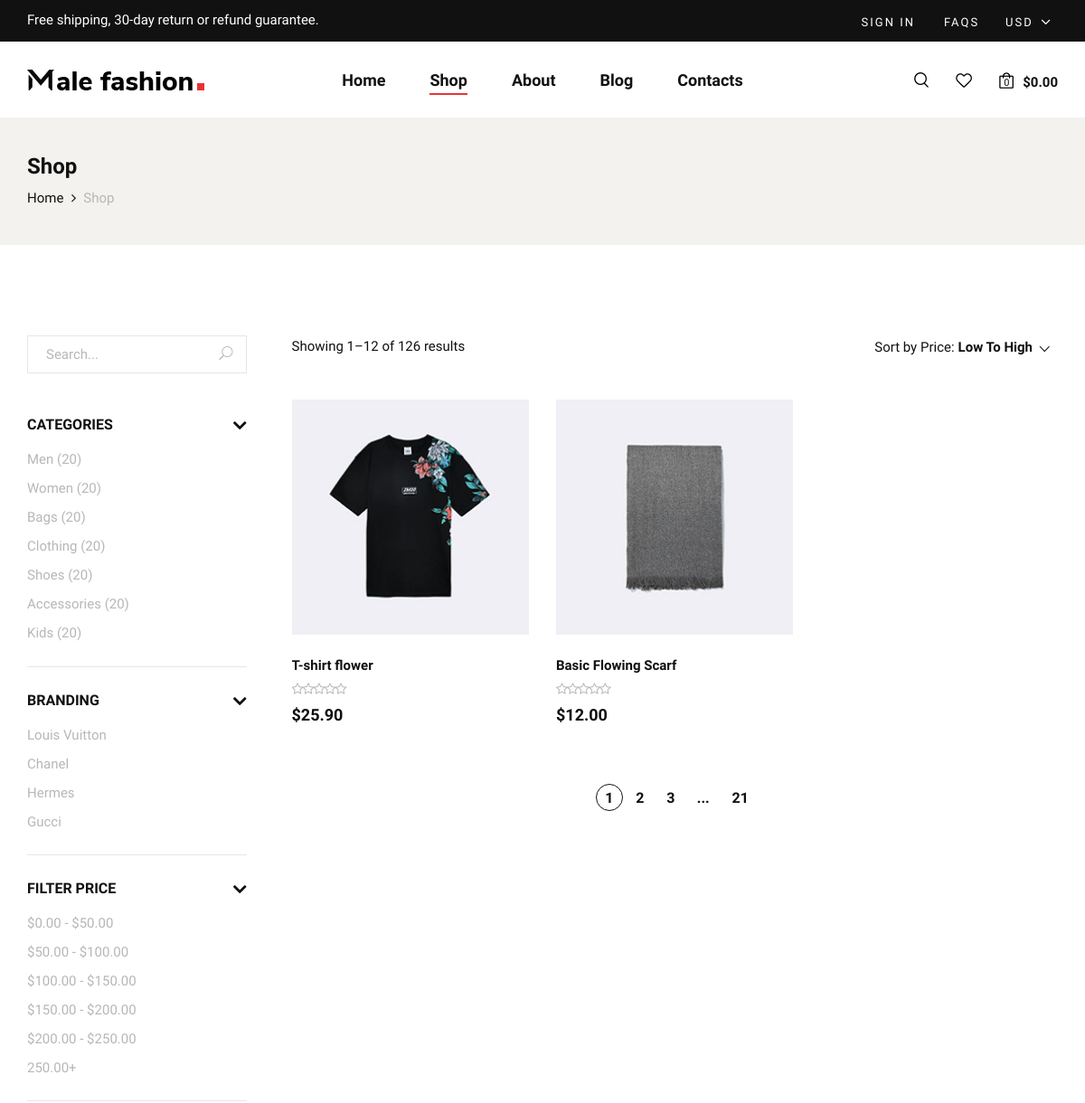
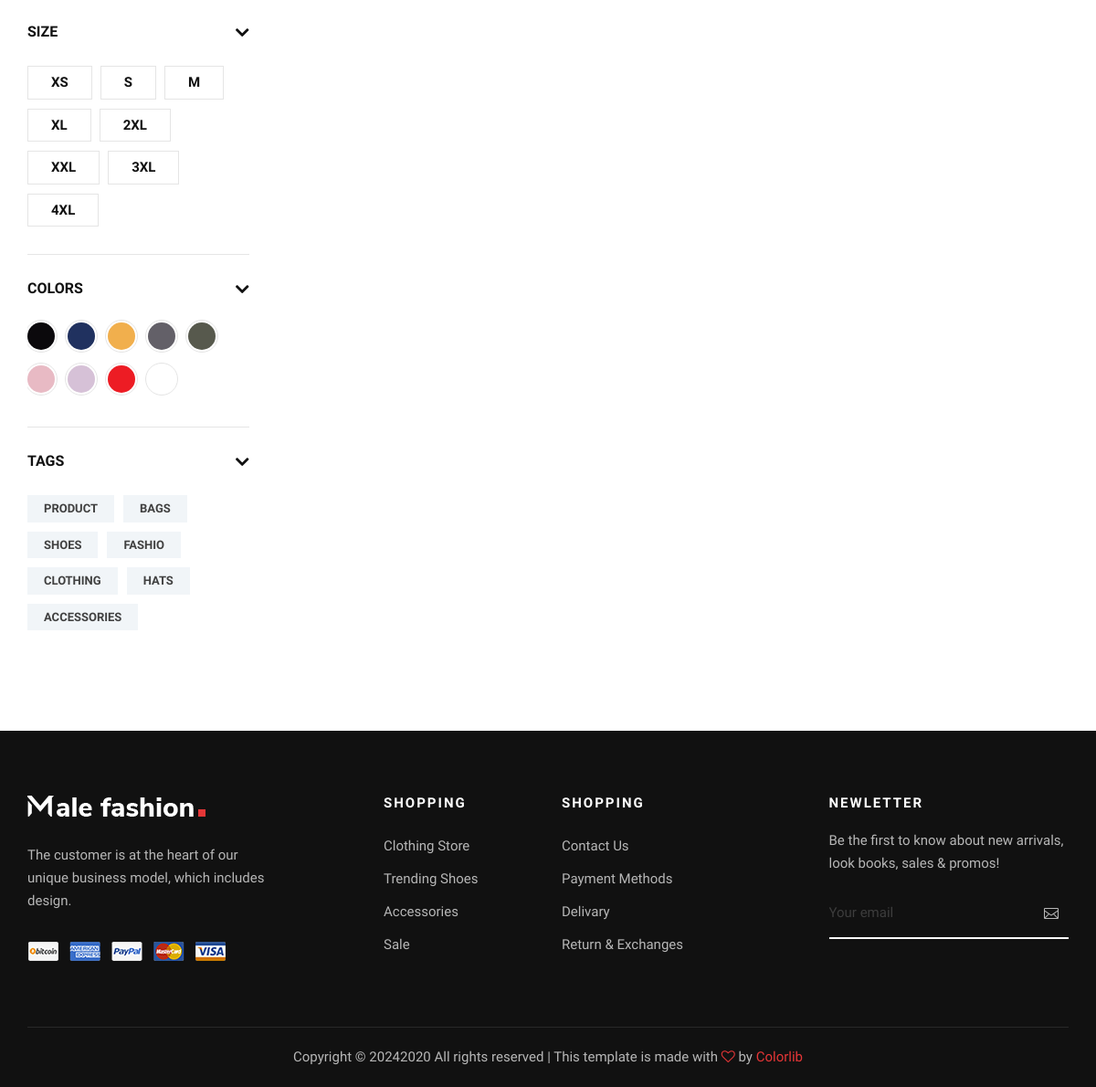
The app's page /shop/ with its own data (2 pictures, top to bottom).
### products/models.py (models this page shows, shortened)
class ProductModel(models.Model):
    name = models.CharField(max_length=36)
    description = models.TextField()
    price = models.DecimalField(max_digits=8, decimal_places=2)
    image = models.ImageField(upload_to='products/')
    rating = models.PositiveIntegerField(default=1, validators=[rating_value_validate])
    discount = models.PositiveIntegerField(default=0)
    category = models.ForeignKey(CategoryModel, on_delete=models.CASCADE)
    brand = models.ForeignKey(BrandModel, on_delete=models.CASCADE)
    sizes = models.ManyToManyField(SizeModel)
    colors = models.ManyToManyField(ColorModel)
    tags = models.ManyToManyField(TagModel)
    created_at = models.DateTimeField(auto_now_add=True)
    updated_at = models.DateTimeField(auto_now=True)
    class Meta:
        verbose_name = "Product"
        verbose_name_plural = "Products"

### pages/views.py (the view)
# urls.py: path('shop/', ShopPageView.as_view(), name='shop'),
class ShopPageView(ListView):
    template_name = "shop.html"
    model = ProductModel
    context_object_name = "products"

### templates/shop.html (shortened to what this page needs)
{% extends 'layouts/base.html' %}
{% block content %}
{% load static %}
{% load my_tags %}
    <section class="breadcrumb-option">
        <div class="container">
            <div class="row">
                <div class="col-lg-12">
                    <div class="breadcrumb__text">
                        <h4>Shop</h4>
                        <div class="breadcrumb__links">
                            <a href="./index.html">Home</a>
                            <span>Shop</span>
                        </div>
                    </div>
                </div>
            </div>
        </div>
    </section>
    <section class="shop spad">
        <div class="container">
            <div class="row">
                <div class="col-lg-3">
                    <div class="shop__sidebar">
                        <div class="shop__sidebar__search">
                            <form action="#">
                                <input type="text" placeholder="Search...">
                                <button type="submit"><span class="icon_search"></span></button>
                            </form>
                        </div>
                        <div class="shop__sidebar__accordion">
                            <div class="accordion" id="accordionExample">
                                <div class="card">
                                    <div class="card-heading">
                                        <a data-toggle="collapse" data-target="#collapseOne">Categories</a>
                                    </div>
                                    <div id="collapseOne" class="collapse show" data-parent="#accordionExample">
                                        <div class="card-body">
                                            <div class="shop__sidebar__categories">
                                                <ul class="nice-scroll">
                                                    <li><a href="#">Men (20)</a></li>
                                                    <li><a href="#">Women (20)</a></li>
                                                    <li><a href="#">Bags (20)</a></li>
                                                    <li><a href="#">Clothing (20)</a></li>
                                                    <li><a href="#">Shoes (20)</a></li>
                                                    <li><a href="#">Accessories (20)</a></li>
                                                    <li><a href="#">Kids (20)</a></li>
                                                    <li><a href="#">Kids (20)</a></li>
                                                </ul>
                                            </div>
                                        </div>
                                    </div>
                                </div>
                                <div class="card">
                                    <div class="card-heading">
                                        <a data-toggle="collapse" data-target="#collapseTwo">Branding</a>
                                    </div>
                                    <div id="collapseTwo" class="collapse show" data-parent="#accordionExample">
                                        <div class="card-body">
                                            <div class="shop__sidebar__brand">
                                                <ul>
                                                    <li><a href="#">Louis Vuitton</a></li>
                                                    <li><a href="#">Chanel</a></li>
                                                    <li><a href="#">Hermes</a></li>
                                                    <li><a href="#">Gucci</a></li>
                                                </ul>
                                            </div>
                                        </div>
                                    </div>
                                </div>
                                <div class="card">
                                    <div class="card-heading">
                                        <a data-toggle="collapse" data-target="#collapseThree">Filter Price</a>
                                    </div>
                                    <div id="collapseThree" class="collapse show" data-parent="#accordionExample">
                                        <div class="card-body">
                                            <div class="shop__sidebar__price">
                                                <ul>
                                                    <li><a href="#">$0.00 - $50.00</a></li>
                                                    <li><a href="#">$50.00 - $100.00</a></li>
                                                    <li><a href="#">$100.00 - $150.00</a></li>
                                                    <li><a href="#">$150.00 - $200.00</a></li>
                                                    <li><a href="#">$200.00 - $250.00</a></li>
                                                    <li><a href="#">250.00+</a></li>
                                                </ul>
                                            </div>
                                        </div>
                                    </div>
                                </div>
                                <div class="card">
                                    <div class="card-heading">
                                        <a data-toggle="collapse" data-target="#collapseFour">Size</a>
                                    </div>
                                    <div id="collapseFour" class="collapse show" data-parent="#accordionExample">
                                        <div class="card-body">
                                            <div class="shop__sidebar__size">
                                                <label for="xs">xs
                                                </label>
                                                <label for="sm">s
                                                </label>
                                                <label for="md">m
                                                </label>
                                                <label for="xl">xl
                                                </label>
                                                <label for="2xl">2xl
                                                </label>
                                                <label for="xxl">xxl
                                                </label>
                                                <label for="3xl">3xl
                                                </label>
                                                <label for="4xl">4xl
                                                </label>
                                            </div>
                                        </div>
                                    </div>
                                </div>
                                <div class="card">
                                    <div class="card-heading">
                                        <a data-toggle="collapse" data-target="#collapseFive">Colors</a>
                                    </div>
                                    <div id="collapseFive" class="collapse show" data-parent="#accordionExample">
                                        <div class="card-body">
                                            <div class="shop__sidebar__color">
                                                <label class="c-1" for="sp-1">
                                                </label>
                                                <label class="c-2" for="sp-2">
                                                </label>
                                                <label class="c-3" for="sp-3">
                                                </label>
                                                <label class="c-4" for="sp-4">
                                                </label>
                                                <label class="c-5" for="sp-5">
                                                </label>
                                                <label class="c-6" for="sp-6">
                                                </label>
                                                <label class="c-7" for="sp-7">
                                                </label>
                                                <label class="c-8" for="sp-8">
                                                </label>
                                                <label class="c-9" for="sp-9">
                                                </label>
                                            </div>
                                        </div>
                                    </div>
                                </div>
                                <div class="card">
                                    <div class="card-heading">
                                        <a data-toggle="collapse" data-target="#collapseSix">Tags</a>
                                    </div>
                                    <div id="collapseSix" class="collapse show" data-parent="#accordionExample">
                                        <div class="card-body">
                                            <div class="shop__sidebar__tags">
                                                <a href="#">Product</a>
                                                <a href="#">Bags</a>
                                                <a href="#">Shoes</a>
                                                <a href="#">Fashio</a>
                                                <a href="#">Clothing</a>
                                                <a href="#">Hats</a>
                                                <a href="#">Accessories</a>
                                            </div>
                                        </div>
                                    </div>
                                </div>
                            </div>
                        </div>
                    </div>
                </div>
                <div class="col-lg-9">
                    <div class="shop__product__option">
                        <div class="row">
                            <div class="col-lg-6 col-md-6 col-sm-6">
                                <div class="shop__product__option__left">
                                    <p>Showing 1–12 of 126 results</p>
                                </div>
                            </div>
                            <div class="col-lg-6 col-md-6 col-sm-6">
                                <div class="shop__product__option__right">
                                    <p>Sort by Price:</p>
                                </div>
                            </div>
                        </div>
                    </div>
                    <div class="row">
                        {% for product in products %}
                        <div class="col-lg-4 col-md-6 col-sm-6">
                            <div class="product__item">
                                <div class="product__item__pic set-bg" data-setbg="{{ product.image.url }}">
                                </div>
                                <div class="product__item__text">
                                    <h6>{{ product.name }}</h6>
                                    <div class="rating">
                                            <i class="fa fa-star-o"></i>
                                            <i class="fa fa-star-o"></i>
                                            <i class="fa fa-star-o"></i>
                                            <i class="fa fa-star-o"></i>
                                            <i class="fa fa-star-o"></i>
                                    </div>
                                    <h5>${{ product.price }}</h5>
                                </div>
                            </div>
                        </div>
                        {% endfor %}
                    </div>
                    <div class="row">
                        <div class="col-lg-12">
                            <div class="product__pagination">
                                <a class="active" href="#">1</a>
                                <a href="#">2</a>
                                <a href="#">3</a>
                                <span>...</span>
                                <a href="#">21</a>
                            </div>
                        </div>
                    </div>
                </div>
            </div>
        </div>
    </section>
{% endblock %}

### records on screen
ProductModel: shows a picture, name "T-shirt flower", price "25.90"
ProductModel: shows a picture, name "Basic Flowing Scarf", price "12.00"
